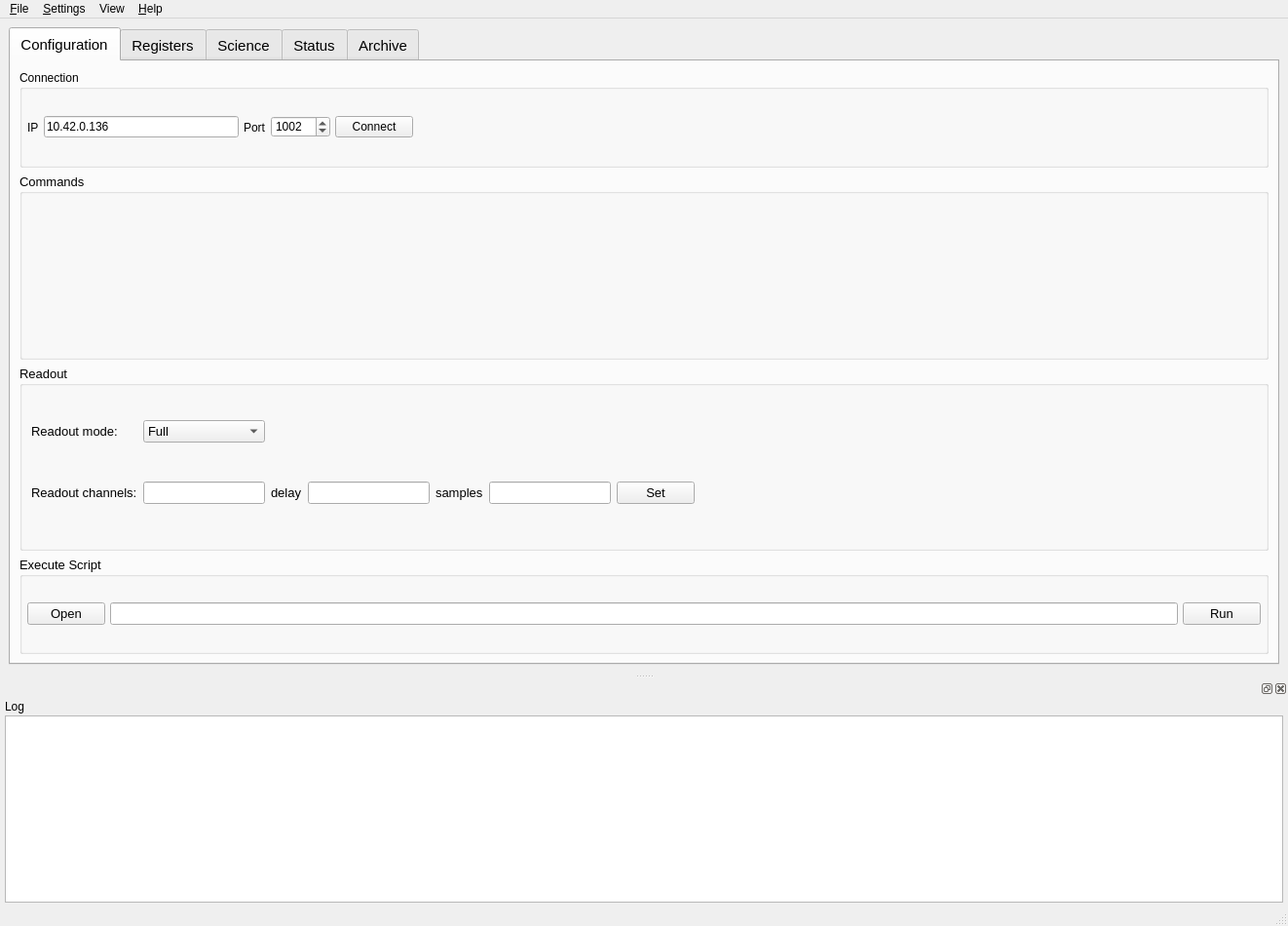
<?xml version="1.0" encoding="UTF-8"?>
<ui version="4.0">
 <class>MainWindow</class>
 <widget class="QMainWindow" name="MainWindow">
  <property name="geometry">
   <rect>
    <x>0</x>
    <y>0</y>
    <width>1322</width>
    <height>950</height>
   </rect>
  </property>
  <property name="windowTitle">
   <string>HIT DAQ</string>
  </property>
  <property name="styleSheet">
   <string notr="true"/>
  </property>
  <property name="tabShape">
   <enum>QTabWidget::Rounded</enum>
  </property>
  <property name="dockNestingEnabled">
   <bool>false</bool>
  </property>
  <widget class="QWidget" name="centralwidget">
   <property name="sizePolicy">
    <sizepolicy hsizetype="Preferred" vsizetype="MinimumExpanding">
     <horstretch>0</horstretch>
     <verstretch>0</verstretch>
    </sizepolicy>
   </property>
   <property name="styleSheet">
    <string notr="true"/>
   </property>
   <layout class="QVBoxLayout" name="verticalLayout">
    <item>
     <widget class="QTabWidget" name="tabWidget">
      <property name="enabled">
       <bool>true</bool>
      </property>
      <property name="sizePolicy">
       <sizepolicy hsizetype="Expanding" vsizetype="Expanding">
        <horstretch>0</horstretch>
        <verstretch>0</verstretch>
       </sizepolicy>
      </property>
      <property name="minimumSize">
       <size>
        <width>600</width>
        <height>300</height>
       </size>
      </property>
      <property name="font">
       <font>
        <pointsize>11</pointsize>
       </font>
      </property>
      <property name="layoutDirection">
       <enum>Qt::LeftToRight</enum>
      </property>
      <property name="autoFillBackground">
       <bool>false</bool>
      </property>
      <property name="styleSheet">
       <string notr="true">QTabBar::tab { height: 35px; }</string>
      </property>
      <property name="currentIndex">
       <number>0</number>
      </property>
      <property name="iconSize">
       <size>
        <width>20</width>
        <height>20</height>
       </size>
      </property>
      <property name="elideMode">
       <enum>Qt::ElideNone</enum>
      </property>
      <property name="documentMode">
       <bool>false</bool>
      </property>
      <widget class="QWidget" name="tabControls">
       <attribute name="title">
        <string>Configuration</string>
       </attribute>
       <layout class="QVBoxLayout" name="verticalLayout_7">
        <item>
         <layout class="QVBoxLayout" name="verticalLayout_3">
          <property name="sizeConstraint">
           <enum>QLayout::SetFixedSize</enum>
          </property>
          <item>
           <widget class="QGroupBox" name="connectionGroup">
            <property name="maximumSize">
             <size>
              <width>16777215</width>
              <height>100</height>
             </size>
            </property>
            <property name="title">
             <string>Connection</string>
            </property>
            <layout class="QHBoxLayout" name="horizontalLayout">
             <property name="spacing">
              <number>5</number>
             </property>
             <property name="leftMargin">
              <number>5</number>
             </property>
             <property name="topMargin">
              <number>5</number>
             </property>
             <property name="rightMargin">
              <number>5</number>
             </property>
             <property name="bottomMargin">
              <number>5</number>
             </property>
             <item>
              <widget class="QLabel" name="label">
               <property name="text">
                <string>IP</string>
               </property>
              </widget>
             </item>
             <item>
              <widget class="QLineEdit" name="ipAddressInput">
               <property name="maximumSize">
                <size>
                 <width>200</width>
                 <height>16777215</height>
                </size>
               </property>
               <property name="text">
                <string>10.42.0.136</string>
               </property>
              </widget>
             </item>
             <item>
              <widget class="QLabel" name="portLabel">
               <property name="text">
                <string>Port</string>
               </property>
              </widget>
             </item>
             <item>
              <widget class="QSpinBox" name="portInput">
               <property name="maximum">
                <number>65535</number>
               </property>
               <property name="value">
                <number>1002</number>
               </property>
              </widget>
             </item>
             <item>
              <widget class="QPushButton" name="connectBtn">
               <property name="text">
                <string>Connect</string>
               </property>
              </widget>
             </item>
             <item>
              <spacer name="horizontalSpacer">
               <property name="orientation">
                <enum>Qt::Horizontal</enum>
               </property>
               <property name="sizeHint" stdset="0">
                <size>
                 <width>40</width>
                 <height>20</height>
                </size>
               </property>
              </spacer>
             </item>
            </layout>
           </widget>
          </item>
          <item>
           <widget class="QGroupBox" name="basicOperationGroup">
            <property name="minimumSize">
             <size>
              <width>0</width>
              <height>150</height>
             </size>
            </property>
            <property name="font">
             <font>
              <pointsize>10</pointsize>
             </font>
            </property>
            <property name="title">
             <string>Commands</string>
            </property>
           </widget>
          </item>
          <item>
           <widget class="QGroupBox" name="readoutsGroup">
            <property name="minimumSize">
             <size>
              <width>0</width>
              <height>120</height>
             </size>
            </property>
            <property name="font">
             <font>
              <pointsize>10</pointsize>
             </font>
            </property>
            <property name="title">
             <string>Readout</string>
            </property>
            <layout class="QGridLayout" name="gridLayout_4">
             <property name="topMargin">
              <number>1</number>
             </property>
             <property name="rightMargin">
              <number>1</number>
             </property>
             <item row="0" column="0">
              <widget class="QLabel" name="label_14">
               <property name="text">
                <string>Readout mode:</string>
               </property>
              </widget>
             </item>
             <item row="0" column="1">
              <widget class="QComboBox" name="readoutModeComboBox">
               <item>
                <property name="text">
                 <string>Full</string>
                </property>
               </item>
               <item>
                <property name="text">
                 <string>ROI</string>
                </property>
               </item>
               <item>
                <property name="text">
                 <string>Smart</string>
                </property>
               </item>
              </widget>
             </item>
             <item row="0" column="2" colspan="6">
              <spacer name="horizontalSpacer_10">
               <property name="orientation">
                <enum>Qt::Horizontal</enum>
               </property>
               <property name="sizeHint" stdset="0">
                <size>
                 <width>926</width>
                 <height>20</height>
                </size>
               </property>
              </spacer>
             </item>
             <item row="1" column="0">
              <widget class="QLabel" name="readoutLabel1">
               <property name="sizePolicy">
                <sizepolicy hsizetype="Minimum" vsizetype="Preferred">
                 <horstretch>0</horstretch>
                 <verstretch>0</verstretch>
                </sizepolicy>
               </property>
               <property name="text">
                <string>Readout channels:</string>
               </property>
              </widget>
             </item>
             <item row="1" column="1">
              <widget class="QLineEdit" name="readoutInput1">
               <property name="sizePolicy">
                <sizepolicy hsizetype="Fixed" vsizetype="Fixed">
                 <horstretch>0</horstretch>
                 <verstretch>0</verstretch>
                </sizepolicy>
               </property>
              </widget>
             </item>
             <item row="1" column="2">
              <widget class="QLabel" name="readoutLabel2">
               <property name="sizePolicy">
                <sizepolicy hsizetype="Minimum" vsizetype="Preferred">
                 <horstretch>0</horstretch>
                 <verstretch>0</verstretch>
                </sizepolicy>
               </property>
               <property name="text">
                <string>delay</string>
               </property>
              </widget>
             </item>
             <item row="1" column="3">
              <widget class="QLineEdit" name="readoutInput2">
               <property name="sizePolicy">
                <sizepolicy hsizetype="Fixed" vsizetype="Fixed">
                 <horstretch>0</horstretch>
                 <verstretch>0</verstretch>
                </sizepolicy>
               </property>
              </widget>
             </item>
             <item row="1" column="4">
              <widget class="QLabel" name="readoutLabel3">
               <property name="sizePolicy">
                <sizepolicy hsizetype="Minimum" vsizetype="Preferred">
                 <horstretch>0</horstretch>
                 <verstretch>0</verstretch>
                </sizepolicy>
               </property>
               <property name="text">
                <string>samples</string>
               </property>
              </widget>
             </item>
             <item row="1" column="5">
              <widget class="QLineEdit" name="readoutInput3">
               <property name="sizePolicy">
                <sizepolicy hsizetype="Fixed" vsizetype="Fixed">
                 <horstretch>0</horstretch>
                 <verstretch>0</verstretch>
                </sizepolicy>
               </property>
              </widget>
             </item>
             <item row="1" column="6">
              <widget class="QPushButton" name="readoutConfigButton">
               <property name="text">
                <string>Set</string>
               </property>
              </widget>
             </item>
             <item row="1" column="7">
              <spacer name="horizontalSpacer_11">
               <property name="orientation">
                <enum>Qt::Horizontal</enum>
               </property>
               <property name="sizeHint" stdset="0">
                <size>
                 <width>387</width>
                 <height>20</height>
                </size>
               </property>
              </spacer>
             </item>
            </layout>
           </widget>
          </item>
          <item>
           <widget class="QGroupBox" name="groupBox">
            <property name="maximumSize">
             <size>
              <width>16777215</width>
              <height>100</height>
             </size>
            </property>
            <property name="font">
             <font>
              <pointsize>10</pointsize>
             </font>
            </property>
            <property name="title">
             <string>Execute Script</string>
            </property>
            <layout class="QHBoxLayout" name="horizontalLayout_6">
             <property name="spacing">
              <number>5</number>
             </property>
             <property name="leftMargin">
              <number>5</number>
             </property>
             <property name="topMargin">
              <number>5</number>
             </property>
             <property name="rightMargin">
              <number>5</number>
             </property>
             <property name="bottomMargin">
              <number>5</number>
             </property>
             <item>
              <widget class="QPushButton" name="openScriptButton">
               <property name="toolTip">
                <string>Open a script to execute</string>
               </property>
               <property name="text">
                <string>Open</string>
               </property>
              </widget>
             </item>
             <item>
              <widget class="QLineEdit" name="scriptFilenameInput">
               <property name="minimumSize">
                <size>
                 <width>450</width>
                 <height>0</height>
                </size>
               </property>
              </widget>
             </item>
             <item>
              <widget class="QPushButton" name="executeScriptButton">
               <property name="text">
                <string>Run</string>
               </property>
              </widget>
             </item>
            </layout>
           </widget>
          </item>
         </layout>
        </item>
       </layout>
      </widget>
      <widget class="QWidget" name="tabRegisters">
       <attribute name="title">
        <string>Registers</string>
       </attribute>
       <layout class="QVBoxLayout" name="verticalLayout_8">
        <item>
         <widget class="QTabWidget" name="registerContainerTab">
          <property name="currentIndex">
           <number>1</number>
          </property>
          <widget class="QWidget" name="registerReadTab">
           <attribute name="title">
            <string>Register Read</string>
           </attribute>
          </widget>
          <widget class="QWidget" name="registerReadWriteTab">
           <attribute name="title">
            <string>Register Read/Write</string>
           </attribute>
           <layout class="QVBoxLayout" name="verticalLayout_9">
            <item>
             <layout class="QHBoxLayout" name="horizontalLayout_5">
              <property name="sizeConstraint">
               <enum>QLayout::SetDefaultConstraint</enum>
              </property>
              <item>
               <widget class="QLabel" name="label_4">
                <property name="text">
                 <string>Register</string>
                </property>
               </widget>
              </item>
              <item>
               <widget class="QLineEdit" name="registerAddressInput">
                <property name="maximumSize">
                 <size>
                  <width>200</width>
                  <height>16777215</height>
                 </size>
                </property>
               </widget>
              </item>
              <item>
               <widget class="QLabel" name="label_5">
                <property name="text">
                 <string>Value</string>
                </property>
               </widget>
              </item>
              <item>
               <widget class="QLineEdit" name="registerValueInput">
                <property name="maximumSize">
                 <size>
                  <width>200</width>
                  <height>100</height>
                 </size>
                </property>
               </widget>
              </item>
              <item>
               <widget class="QPushButton" name="registerWriteButton">
                <property name="text">
                 <string>Write</string>
                </property>
               </widget>
              </item>
              <item>
               <widget class="QPushButton" name="registerReadButton">
                <property name="text">
                 <string>Read</string>
                </property>
               </widget>
              </item>
              <item>
               <spacer name="horizontalSpacer_3">
                <property name="orientation">
                 <enum>Qt::Horizontal</enum>
                </property>
                <property name="sizeHint" stdset="0">
                 <size>
                  <width>40</width>
                  <height>20</height>
                 </size>
                </property>
               </spacer>
              </item>
             </layout>
            </item>
            <item>
             <widget class="QLabel" name="registerNameLabel">
              <property name="maximumSize">
               <size>
                <width>16777215</width>
                <height>50</height>
               </size>
              </property>
              <property name="autoFillBackground">
               <bool>false</bool>
              </property>
              <property name="styleSheet">
               <string notr="true">color: rgb(114, 159, 207);</string>
              </property>
              <property name="text">
               <string>.</string>
              </property>
             </widget>
            </item>
            <item>
             <widget class="QGroupBox" name="registerListGroup">
              <property name="sizePolicy">
               <sizepolicy hsizetype="Preferred" vsizetype="Expanding">
                <horstretch>0</horstretch>
                <verstretch>0</verstretch>
               </sizepolicy>
              </property>
              <property name="title">
               <string>Select a register to read/write</string>
              </property>
             </widget>
            </item>
           </layout>
          </widget>
         </widget>
        </item>
       </layout>
      </widget>
      <widget class="QWidget" name="tabScience">
       <attribute name="title">
        <string>Science</string>
       </attribute>
       <layout class="QGridLayout" name="gridLayout_3">
        <item row="0" column="0" rowspan="5">
         <widget class="QGroupBox" name="waveformGroupBox">
          <property name="sizePolicy">
           <sizepolicy hsizetype="Expanding" vsizetype="Expanding">
            <horstretch>0</horstretch>
            <verstretch>0</verstretch>
           </sizepolicy>
          </property>
          <property name="title">
           <string>DRS4 waveforms</string>
          </property>
         </widget>
        </item>
        <item row="0" column="1" rowspan="5">
         <widget class="Line" name="line">
          <property name="orientation">
           <enum>Qt::Vertical</enum>
          </property>
         </widget>
        </item>
        <item row="0" column="2">
         <widget class="QPushButton" name="drs4SingleShotButton">
          <property name="text">
           <string>Single</string>
          </property>
         </widget>
        </item>
        <item row="0" column="4">
         <widget class="QPushButton" name="drs4RunButton">
          <property name="sizePolicy">
           <sizepolicy hsizetype="Fixed" vsizetype="Fixed">
            <horstretch>0</horstretch>
            <verstretch>0</verstretch>
           </sizepolicy>
          </property>
          <property name="minimumSize">
           <size>
            <width>100</width>
            <height>0</height>
           </size>
          </property>
          <property name="maximumSize">
           <size>
            <width>200</width>
            <height>16777215</height>
           </size>
          </property>
          <property name="styleSheet">
           <string notr="true"/>
          </property>
          <property name="text">
           <string>Run</string>
          </property>
         </widget>
        </item>
        <item row="1" column="2" colspan="2">
         <widget class="QLabel" name="label_13">
          <property name="text">
           <string>Refresh(s)</string>
          </property>
         </widget>
        </item>
        <item row="1" column="4">
         <widget class="QDoubleSpinBox" name="waveformUpdatePeriodInput">
          <property name="minimum">
           <double>0.100000000000000</double>
          </property>
          <property name="singleStep">
           <double>0.100000000000000</double>
          </property>
          <property name="value">
           <double>0.500000000000000</double>
          </property>
         </widget>
        </item>
        <item row="2" column="2" colspan="2">
         <widget class="QLabel" name="label_15">
          <property name="text">
           <string>Filter:</string>
          </property>
         </widget>
        </item>
        <item row="3" column="2" colspan="3">
         <widget class="QListWidget" name="channelListWidget">
          <property name="minimumSize">
           <size>
            <width>200</width>
            <height>0</height>
           </size>
          </property>
          <property name="maximumSize">
           <size>
            <width>220</width>
            <height>16777215</height>
           </size>
          </property>
          <item>
           <property name="text">
            <string>Channel 1</string>
           </property>
           <property name="checkState">
            <enum>Checked</enum>
           </property>
          </item>
          <item>
           <property name="text">
            <string>Channel 2</string>
           </property>
           <property name="checkState">
            <enum>Checked</enum>
           </property>
          </item>
          <item>
           <property name="text">
            <string>Channel 3</string>
           </property>
           <property name="checkState">
            <enum>Checked</enum>
           </property>
          </item>
          <item>
           <property name="text">
            <string>Channel 4</string>
           </property>
           <property name="checkState">
            <enum>Checked</enum>
           </property>
          </item>
          <item>
           <property name="text">
            <string>Channel 5</string>
           </property>
           <property name="checkState">
            <enum>Checked</enum>
           </property>
          </item>
          <item>
           <property name="text">
            <string>Channel 6</string>
           </property>
           <property name="checkState">
            <enum>Checked</enum>
           </property>
          </item>
          <item>
           <property name="text">
            <string>Channel 7</string>
           </property>
           <property name="checkState">
            <enum>Checked</enum>
           </property>
          </item>
          <item>
           <property name="text">
            <string>Channel 8</string>
           </property>
           <property name="foreground">
            <brush brushstyle="NoBrush">
             <color alpha="255">
              <red>0</red>
              <green>0</green>
              <blue>0</blue>
             </color>
            </brush>
           </property>
           <property name="checkState">
            <enum>Checked</enum>
           </property>
          </item>
          <item>
           <property name="text">
            <string>Channel 9</string>
           </property>
           <property name="checkState">
            <enum>Checked</enum>
           </property>
          </item>
          <item>
           <property name="text">
            <string>Debug</string>
           </property>
           <property name="checkState">
            <enum>Unchecked</enum>
           </property>
          </item>
         </widget>
        </item>
        <item row="4" column="3">
         <spacer name="verticalSpacer_2">
          <property name="orientation">
           <enum>Qt::Vertical</enum>
          </property>
          <property name="sizeHint" stdset="0">
           <size>
            <width>20</width>
            <height>223</height>
           </size>
          </property>
         </spacer>
        </item>
       </layout>
      </widget>
      <widget class="QWidget" name="tab">
       <attribute name="title">
        <string>Status</string>
       </attribute>
       <layout class="QVBoxLayout" name="verticalLayout_6">
        <item>
         <widget class="QPushButton" name="readStatusButton">
          <property name="text">
           <string>Update</string>
          </property>
         </widget>
        </item>
        <item>
         <widget class="QTreeWidget" name="statusTreeWidget">
          <column>
           <property name="text">
            <string>ID</string>
           </property>
          </column>
          <column>
           <property name="text">
            <string>Name</string>
           </property>
          </column>
          <column>
           <property name="text">
            <string>Status</string>
           </property>
          </column>
         </widget>
        </item>
        <item>
         <widget class="QLabel" name="statusUpdateInfoLabel">
          <property name="text">
           <string>Last updated: </string>
          </property>
         </widget>
        </item>
       </layout>
      </widget>
      <widget class="QWidget" name="tabArchive">
       <attribute name="title">
        <string>Archive</string>
       </attribute>
       <layout class="QVBoxLayout" name="verticalLayout_4">
        <item>
         <widget class="QGroupBox" name="groupBox_2">
          <property name="title">
           <string>Configuration</string>
          </property>
          <layout class="QHBoxLayout" name="horizontalLayout_4">
           <item>
            <widget class="QFrame" name="frame_2">
             <property name="frameShape">
              <enum>QFrame::StyledPanel</enum>
             </property>
             <property name="frameShadow">
              <enum>QFrame::Raised</enum>
             </property>
             <layout class="QGridLayout" name="gridLayout">
              <item row="0" column="0">
               <widget class="QLabel" name="label_6">
                <property name="text">
                 <string>Working driectory:</string>
                </property>
               </widget>
              </item>
              <item row="0" column="1" colspan="4">
               <widget class="QLineEdit" name="archiveFolderInput">
                <property name="minimumSize">
                 <size>
                  <width>500</width>
                  <height>0</height>
                 </size>
                </property>
                <property name="maximumSize">
                 <size>
                  <width>500</width>
                  <height>16777215</height>
                 </size>
                </property>
                <property name="text">
                 <string>/tmp/</string>
                </property>
               </widget>
              </item>
              <item row="0" column="5">
               <widget class="QPushButton" name="selectArchiveFolderButton">
                <property name="maximumSize">
                 <size>
                  <width>100</width>
                  <height>16777215</height>
                 </size>
                </property>
                <property name="text">
                 <string>Select...</string>
                </property>
               </widget>
              </item>
              <item row="0" column="6">
               <spacer name="horizontalSpacer_2">
                <property name="orientation">
                 <enum>Qt::Horizontal</enum>
                </property>
                <property name="sizeHint" stdset="0">
                 <size>
                  <width>491</width>
                  <height>20</height>
                 </size>
                </property>
               </spacer>
              </item>
              <item row="1" column="0">
               <widget class="QLabel" name="label_7">
                <property name="text">
                 <string>Filename prefix:</string>
                </property>
               </widget>
              </item>
              <item row="1" column="1" colspan="4">
               <widget class="QLineEdit" name="archiveFilenamePrefixInput">
                <property name="maximumSize">
                 <size>
                  <width>500</width>
                  <height>16777215</height>
                 </size>
                </property>
                <property name="text">
                 <string>daq_</string>
                </property>
               </widget>
              </item>
              <item row="1" column="5" colspan="2">
               <spacer name="horizontalSpacer_4">
                <property name="orientation">
                 <enum>Qt::Horizontal</enum>
                </property>
                <property name="sizeHint" stdset="0">
                 <size>
                  <width>578</width>
                  <height>20</height>
                 </size>
                </property>
               </spacer>
              </item>
              <item row="2" column="0">
               <widget class="QLabel" name="label_2">
                <property name="maximumSize">
                 <size>
                  <width>200</width>
                  <height>16777215</height>
                 </size>
                </property>
                <property name="text">
                 <string>Buffer size:</string>
                </property>
               </widget>
              </item>
              <item row="2" column="1">
               <widget class="QSpinBox" name="archiveBufferSizeInput">
                <property name="minimumSize">
                 <size>
                  <width>150</width>
                  <height>0</height>
                 </size>
                </property>
                <property name="maximumSize">
                 <size>
                  <width>150</width>
                  <height>16777215</height>
                 </size>
                </property>
                <property name="maximum">
                 <number>1024000</number>
                </property>
                <property name="singleStep">
                 <number>100</number>
                </property>
                <property name="value">
                 <number>4096</number>
                </property>
               </widget>
              </item>
              <item row="2" column="2" colspan="2">
               <widget class="QLabel" name="label_12">
                <property name="sizePolicy">
                 <sizepolicy hsizetype="Fixed" vsizetype="Preferred">
                  <horstretch>0</horstretch>
                  <verstretch>0</verstretch>
                 </sizepolicy>
                </property>
                <property name="maximumSize">
                 <size>
                  <width>200</width>
                  <height>16777215</height>
                 </size>
                </property>
                <property name="text">
                 <string>Max filesize (kB): </string>
                </property>
               </widget>
              </item>
              <item row="2" column="4">
               <widget class="QSpinBox" name="archiveFilesizeMaxInput">
                <property name="minimumSize">
                 <size>
                  <width>150</width>
                  <height>0</height>
                 </size>
                </property>
                <property name="maximumSize">
                 <size>
                  <width>150</width>
                  <height>16777215</height>
                 </size>
                </property>
                <property name="maximum">
                 <number>10240</number>
                </property>
                <property name="value">
                 <number>256</number>
                </property>
               </widget>
              </item>
              <item row="2" column="5" colspan="2">
               <spacer name="horizontalSpacer_6">
                <property name="orientation">
                 <enum>Qt::Horizontal</enum>
                </property>
                <property name="sizeHint" stdset="0">
                 <size>
                  <width>578</width>
                  <height>27</height>
                 </size>
                </property>
               </spacer>
              </item>
              <item row="3" column="0">
               <spacer name="horizontalSpacer_8">
                <property name="orientation">
                 <enum>Qt::Horizontal</enum>
                </property>
                <property name="sizeHint" stdset="0">
                 <size>
                  <width>40</width>
                  <height>20</height>
                 </size>
                </property>
               </spacer>
              </item>
              <item row="3" column="1">
               <widget class="QPushButton" name="enableArchingButton">
                <property name="text">
                 <string>Enable Archiving</string>
                </property>
               </widget>
              </item>
              <item row="3" column="2">
               <widget class="QPushButton" name="truncateArchivingButton">
                <property name="enabled">
                 <bool>false</bool>
                </property>
                <property name="text">
                 <string>Truncate</string>
                </property>
               </widget>
              </item>
              <item row="3" column="3" colspan="4">
               <spacer name="horizontalSpacer_7">
                <property name="orientation">
                 <enum>Qt::Horizontal</enum>
                </property>
                <property name="sizeHint" stdset="0">
                 <size>
                  <width>711</width>
                  <height>20</height>
                 </size>
                </property>
               </spacer>
              </item>
             </layout>
            </widget>
           </item>
          </layout>
         </widget>
        </item>
        <item>
         <widget class="QGroupBox" name="groupBox_3">
          <property name="maximumSize">
           <size>
            <width>16777215</width>
            <height>300</height>
           </size>
          </property>
          <property name="title">
           <string>Status</string>
          </property>
          <layout class="QGridLayout" name="gridLayout_2">
           <item row="2" column="2">
            <widget class="QLabel" name="packetSentCounterLabel">
             <property name="minimumSize">
              <size>
               <width>200</width>
               <height>0</height>
              </size>
             </property>
             <property name="text">
              <string/>
             </property>
            </widget>
           </item>
           <item row="4" column="2">
            <spacer name="verticalSpacer">
             <property name="orientation">
              <enum>Qt::Vertical</enum>
             </property>
             <property name="sizeHint" stdset="0">
              <size>
               <width>20</width>
               <height>372</height>
              </size>
             </property>
            </spacer>
           </item>
           <item row="2" column="0">
            <widget class="QLabel" name="label_9">
             <property name="maximumSize">
              <size>
               <width>150</width>
               <height>16777215</height>
              </size>
             </property>
             <property name="text">
              <string>Packets sent:</string>
             </property>
            </widget>
           </item>
           <item row="1" column="2">
            <widget class="QLabel" name="currentArchiveFilenameLabel">
             <property name="minimumSize">
              <size>
               <width>300</width>
               <height>0</height>
              </size>
             </property>
             <property name="autoFillBackground">
              <bool>false</bool>
             </property>
             <property name="text">
              <string/>
             </property>
            </widget>
           </item>
           <item row="3" column="2">
            <widget class="QLabel" name="packetReadCounterLabel">
             <property name="minimumSize">
              <size>
               <width>200</width>
               <height>0</height>
              </size>
             </property>
             <property name="text">
              <string/>
             </property>
            </widget>
           </item>
           <item row="1" column="0">
            <widget class="QLabel" name="label_8">
             <property name="maximumSize">
              <size>
               <width>150</width>
               <height>16777215</height>
              </size>
             </property>
             <property name="text">
              <string>Current file:</string>
             </property>
            </widget>
           </item>
           <item row="3" column="0">
            <widget class="QLabel" name="label_10">
             <property name="maximumSize">
              <size>
               <width>150</width>
               <height>16777215</height>
              </size>
             </property>
             <property name="text">
              <string>Packets Read:</string>
             </property>
            </widget>
           </item>
           <item row="0" column="0">
            <widget class="QLabel" name="label_11">
             <property name="text">
              <string>Archive:</string>
             </property>
            </widget>
           </item>
           <item row="0" column="1">
            <widget class="QLabel" name="archiveStatusLabel">
             <property name="styleSheet">
              <string notr="true">color: rgb(255, 255, 255);
background-color: rgb(239, 41, 41);</string>
             </property>
             <property name="text">
              <string>OFF</string>
             </property>
            </widget>
           </item>
           <item row="0" column="2">
            <spacer name="horizontalSpacer_5">
             <property name="orientation">
              <enum>Qt::Horizontal</enum>
             </property>
             <property name="sizeHint" stdset="0">
              <size>
               <width>40</width>
               <height>20</height>
              </size>
             </property>
            </spacer>
           </item>
          </layout>
         </widget>
        </item>
       </layout>
      </widget>
     </widget>
    </item>
   </layout>
  </widget>
  <widget class="QMenuBar" name="menubar">
   <property name="geometry">
    <rect>
     <x>0</x>
     <y>0</y>
     <width>1322</width>
     <height>26</height>
    </rect>
   </property>
   <widget class="QMenu" name="menuFile">
    <property name="title">
     <string>&amp;File</string>
    </property>
    <addaction name="action_Exit"/>
   </widget>
   <widget class="QMenu" name="menuSettings">
    <property name="title">
     <string>&amp;Settings</string>
    </property>
    <addaction name="actionIP"/>
   </widget>
   <widget class="QMenu" name="menuHelp">
    <property name="title">
     <string>&amp;Help</string>
    </property>
    <addaction name="actionAbout"/>
   </widget>
   <widget class="QMenu" name="menuView">
    <property name="title">
     <string>View</string>
    </property>
    <addaction name="actionLogDock"/>
   </widget>
   <addaction name="menuFile"/>
   <addaction name="menuSettings"/>
   <addaction name="menuView"/>
   <addaction name="menuHelp"/>
  </widget>
  <widget class="QStatusBar" name="statusbar"/>
  <widget class="QDockWidget" name="logDockWidget">
   <property name="sizePolicy">
    <sizepolicy hsizetype="Preferred" vsizetype="Expanding">
     <horstretch>0</horstretch>
     <verstretch>0</verstretch>
    </sizepolicy>
   </property>
   <property name="minimumSize">
    <size>
     <width>120</width>
     <height>200</height>
    </size>
   </property>
   <property name="floating">
    <bool>false</bool>
   </property>
   <property name="features">
    <set>QDockWidget::AllDockWidgetFeatures</set>
   </property>
   <attribute name="dockWidgetArea">
    <number>8</number>
   </attribute>
   <widget class="QWidget" name="logDock">
    <property name="autoFillBackground">
     <bool>false</bool>
    </property>
    <layout class="QHBoxLayout" name="horizontalLayout_2">
     <property name="spacing">
      <number>2</number>
     </property>
     <property name="sizeConstraint">
      <enum>QLayout::SetDefaultConstraint</enum>
     </property>
     <property name="leftMargin">
      <number>5</number>
     </property>
     <property name="topMargin">
      <number>2</number>
     </property>
     <property name="rightMargin">
      <number>5</number>
     </property>
     <property name="bottomMargin">
      <number>2</number>
     </property>
     <item>
      <layout class="QVBoxLayout" name="verticalLayout_2">
       <item>
        <widget class="QLabel" name="label_3">
         <property name="text">
          <string>Log</string>
         </property>
        </widget>
       </item>
       <item>
        <widget class="QListWidget" name="listWidget"/>
       </item>
      </layout>
     </item>
    </layout>
   </widget>
  </widget>
  <action name="actionIP">
   <property name="text">
    <string>IP</string>
   </property>
  </action>
  <action name="action_Exit">
   <property name="text">
    <string>&amp;Exit</string>
   </property>
  </action>
  <action name="actionAbout">
   <property name="text">
    <string>&amp;About</string>
   </property>
  </action>
  <action name="actionLogDock">
   <property name="checkable">
    <bool>true</bool>
   </property>
   <property name="checked">
    <bool>true</bool>
   </property>
   <property name="text">
    <string>Log docker</string>
   </property>
  </action>
 </widget>
 <resources>
  <include location="../resources/mainwindow_rc5.qrc"/>
 </resources>
 <connections/>
</ui>
